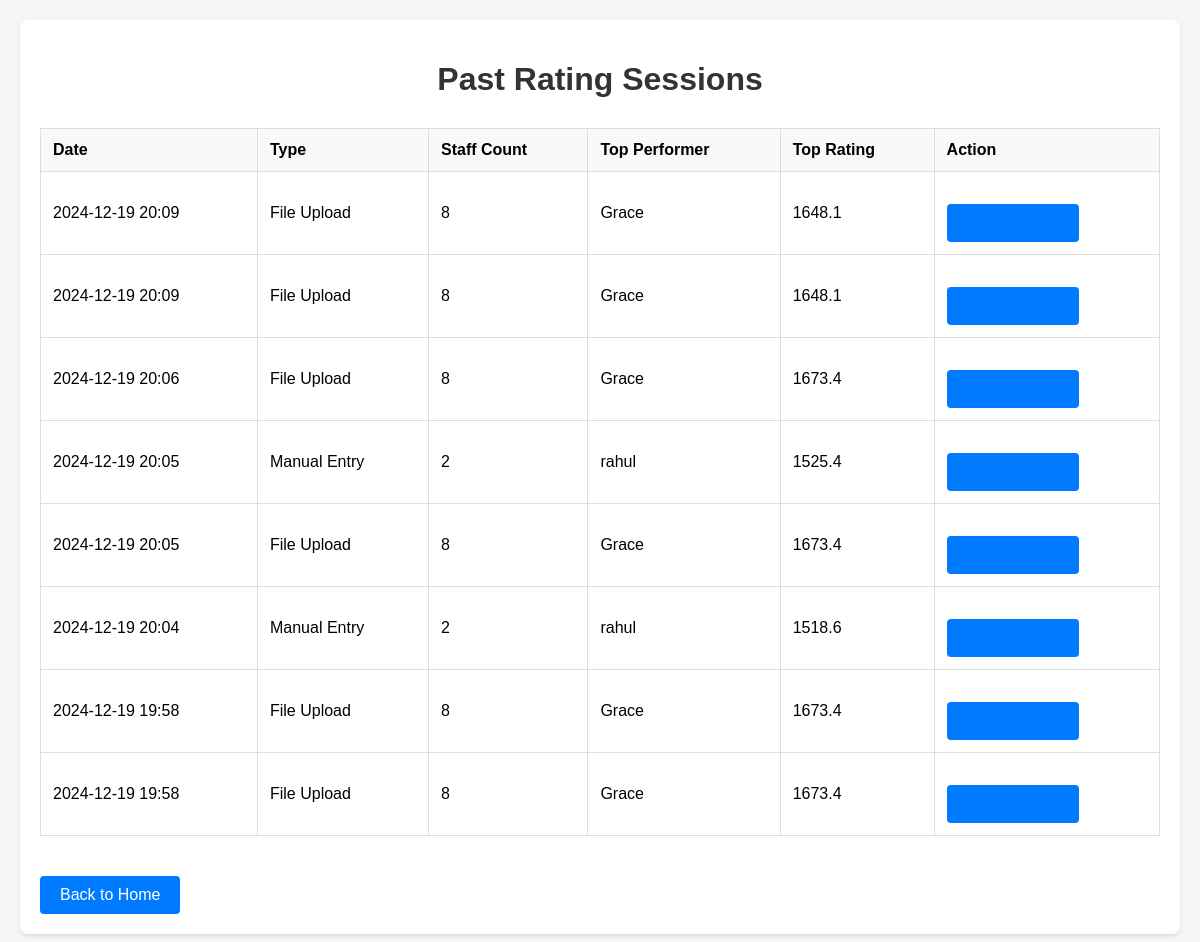
Page /past-sessions on the earlier database version.
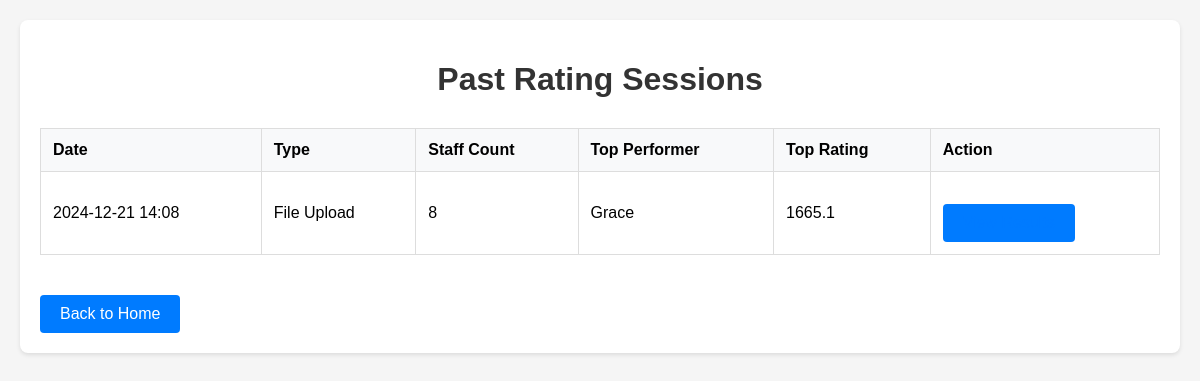
Same page on the later database version.
### tables this page shows
CREATE TABLE ratings_data
                 (id INTEGER PRIMARY KEY AUTOINCREMENT,
                  session_id TEXT,
                  staff_name TEXT,
                  self_rating REAL,
                  elo_rating REAL,
                  others_avg_rating REAL,
                  rank INTEGER,
                  FOREIGN KEY(session_id) REFERENCES ratings_sessions(session_id));

### app.py (the view)
@app.route('/past-sessions')
def past_sessions():
    try:
        conn = get_db()
        c = conn.cursor()
        c.execute('''
            SELECT
                rs.session_id,
                rs.created_at,
                rs.is_manual,
                COUNT(DISTINCT rd.staff_name) as staff_count,
                MIN(rd.rank) as top_rank,
                MAX(rd.rank) as bottom_rank
            FROM ratings_sessions rs
            JOIN ratings_data rd ON rs.session_id = rd.session_id
            GROUP BY rs.session_id
            ORDER BY rs.created_at DESC
        ''')
        sessions = []
        for row in c.fetchall():
            c.execute('''
                SELECT staff_name, elo_rating
                FROM ratings_data
                WHERE session_id = ? AND rank = ?
            ''', (row['session_id'], row['top_rank']))
            top_performer = c.fetchone()
            sessions.append({
                'id': row['session_id'],
                'date': datetime.strptime(row['created_at'], '%Y-%m-%d %H:%M:%S.%f').strftime('%Y-%m-%d %H:%M'),
                'type': 'Manual Entry' if row['is_manual'] else 'File Upload',
                'staff_count': row['staff_count'],
                'top_performer': top_performer['staff_name'],
                'top_rating': round(top_performer['elo_rating'], 1)
            })
        conn.close()
        return render_template('past_sessions.html', sessions=sessions)
    except Exception as e:
        logging.error(f"Error loading past sessions: {e}")
        flash('Error loading session history')
        return redirect(url_for('upload_file'))

### app.py (called while the page is built)
def get_db():
    conn = sqlite3.connect('ratings.db')
    conn.row_factory = sqlite3.Row
    return conn

### templates/past_sessions.html (shortened to what this page needs)
<!DOCTYPE html>
<html>
<head>
    <link rel="stylesheet" href="{{ url_for('static', filename='css/style.css') }}">
</head>
<body>
    <div class="container">
        <h1>Past Rating Sessions</h1>
        <div class="sessions-container">
            <table class="data-table">
                <thead>
                    <tr>
                        <th>Date</th>
                        <th>Type</th>
                        <th>Staff Count</th>
                        <th>Top Performer</th>
                        <th>Top Rating</th>
                        <th>Action</th>
                    </tr>
                </thead>
                <tbody>
                    {% for session in sessions %}
                    <tr>
                        <td>{{ session.date }}</td>
                        <td>{{ session.type }}</td>
                        <td>{{ session.staff_count }}</td>
                        <td>{{ session.top_performer }}</td>
                        <td>{{ session.top_rating }}</td>
                        <td>
                            <a href="{{ url_for('show_results', session_id=session.id) }}"
                               class="button">View Results</a>
                        </td>
                    </tr>
                    {% endfor %}
                </tbody>
            </table>
        </div>
        <div class="button-group">
            <a href="{{ url_for('upload_file') }}" class="button">Back to Home</a>
        </div>
    </div>
</body>
</html>

### static/css/style.css (style rules this page uses)
body { font-family: Arial, sans-serif; margin: 0; padding: 20px; background-color: #f5f5f5; }
.container { max-width: 1200px; margin: 0 auto; padding: 20px; background-color: white; border-radius: 8px; box-shadow: 0 2px 4px rgba(0,0,0,0.1); }
h1 { color: #333; text-align: center; margin-bottom: 30px; }
.data-table { width: 100%; border-collapse: collapse; margin: 20px 0; background-color: white; }
.data-table th, .data-table td { padding: 12px; text-align: left; border: 1px solid #ddd; }
.data-table th { background-color: #f8f9fa; font-weight: bold; }
.data-table td a { color: #007bff; text-decoration: none; font-weight: 500; }
.button { display: inline-block; padding: 10px 20px; background-color: #007bff; color: white; text-decoration: none; border-radius: 4px; margin-top: 20px; }
.data-table td a { color: #007bff; text-decoration: none; }

Differences in the rows shown:
removed ratings_data: date "2024-12-19 20:09", type "File Upload", staff_count "8", top_performer "Grace", top_rating "1648.1"
removed ratings_data: date "2024-12-19 20:09", type "File Upload", staff_count "8", top_performer "Grace", top_rating "1648.1"
removed ratings_data: date "2024-12-19 20:06", type "File Upload", staff_count "8", top_performer "Grace", top_rating "1673.4"
removed ratings_data: date "2024-12-19 20:05", type "Manual Entry", staff_count "2", top_performer "rahul", top_rating "1525.4"
removed ratings_data: date "2024-12-19 20:05", type "File Upload", staff_count "8", top_performer "Grace", top_rating "1673.4"
removed ratings_data: date "2024-12-19 20:04", type "Manual Entry", staff_count "2", top_performer "rahul", top_rating "1518.6"
removed ratings_data: date "2024-12-19 19:58", type "File Upload", staff_count "8", top_performer "Grace", top_rating "1673.4"
changed ratings_data "Grace": date "2024-12-19 19:58" → "2024-12-21 14:08"; top_rating "1673.4" → "1665.1"
